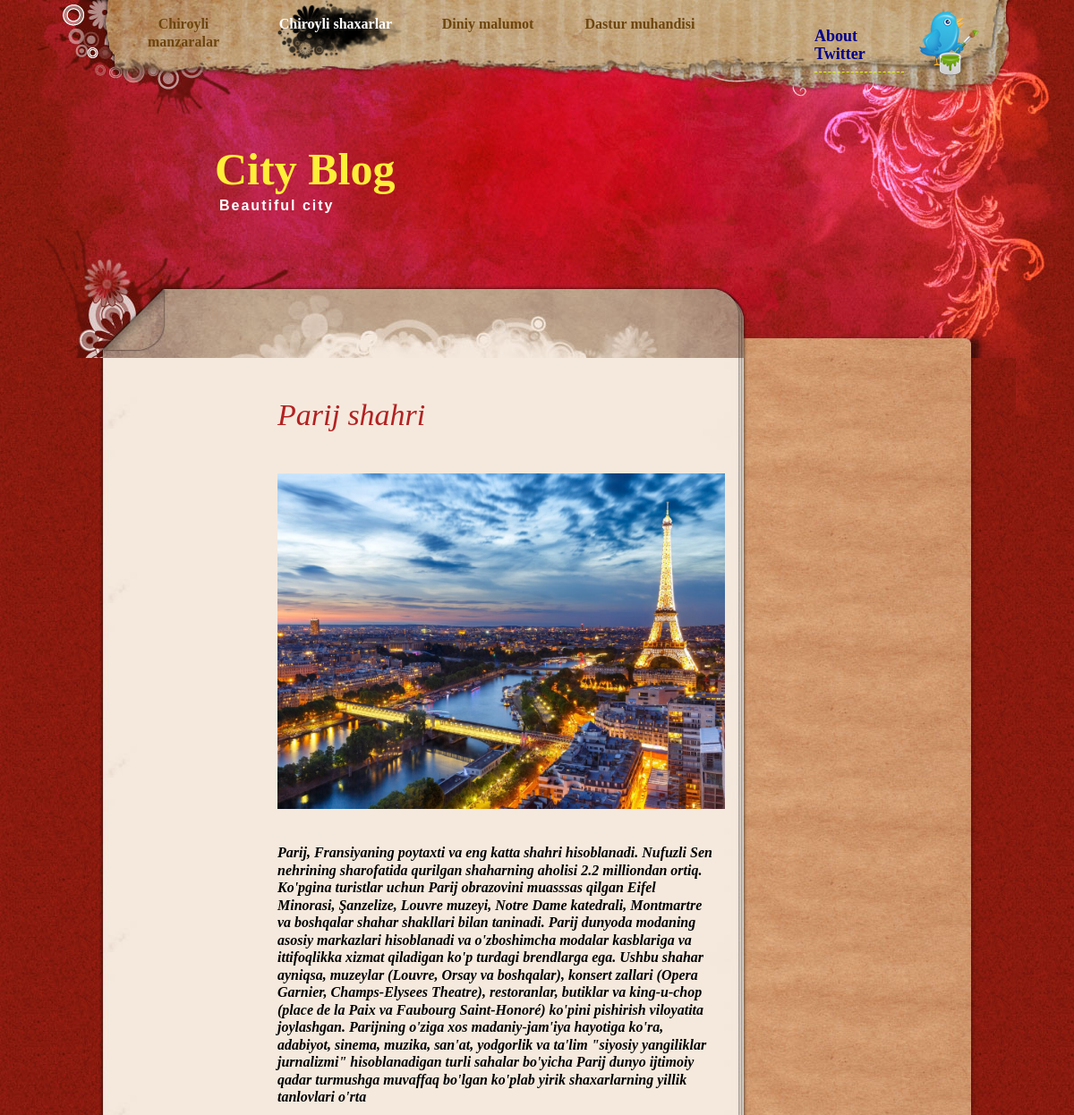
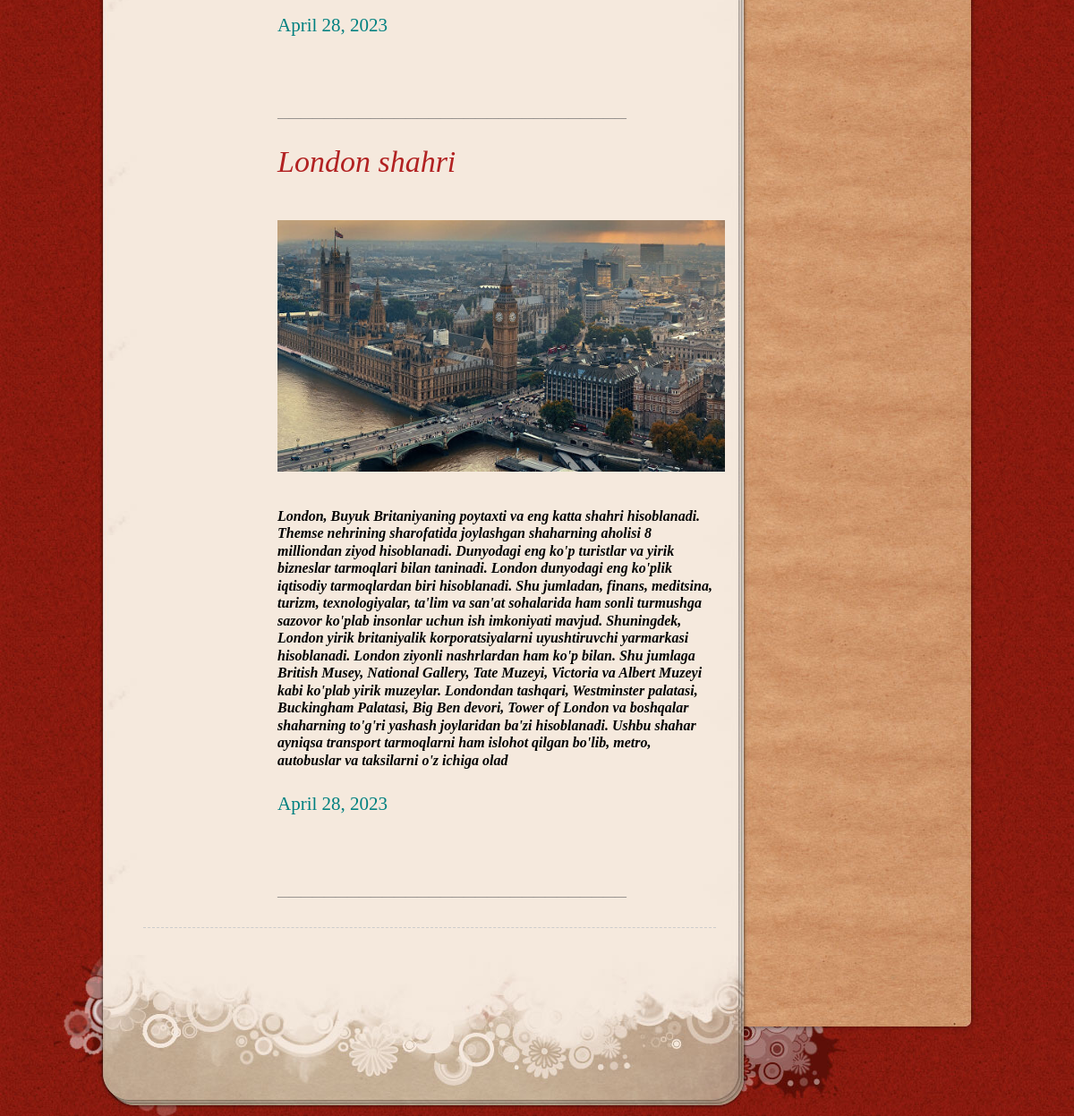
/shaxar/, run on the app's committed database (2 pictures, top to bottom).
### Blog/models.py (models this page shows, shortened)
class Shaxar(models.Model):
    nom = models.CharField(max_length=50)
    rasm = models.FileField()
    matn = models.CharField(max_length=1000)
    sana = models.DateField(auto_now_add=True)

### Blog/views.py (the view)
# urls.py: path('shaxar/', Portfolio.as_view()),
class Portfolio(View):
    def get(self,request):
        data = {"shaxar":Shaxar.objects.all()}
        return render(request,'portfolio.html',data)

### templates/portfolio.html (shortened to what this page needs)
<!DOCTYPE html PUBLIC "-//W3C//DTD XHTML 1.0 Transitional//EN" "http://www.w3.org/TR/xhtml1/DTD/xhtml1-transitional.dtd">
<html xmlns="http://www.w3.org/1999/xhtml">
<head>
    {% load static %}
<link href="{% static 'templatemo_style.css' %}" rel="stylesheet" type="text/css" />
<link href="{% static 'css_pirobox/white/style.css' %}" media="screen" title="shadow" rel="stylesheet" type="text/css" />
</head>
<body>
<div id="templatemo_top_wrapper">
	<div id="templatemo_top">
        <div id="templatemo_menu">
            <ul>
                <li><a href="/">Chiroyli manzaralar</a></li>
                <li><a href="/shaxar/" class="current">Chiroyli shaxarlar</a></li>
                <li><a href="/din/">Diniy malumot</a></li>
                <li><a href="/muhandis/">Dastur muhandisi</a></li>
            </ul>
        </div>
        <div id="twitter">
            <a href="https://twitter.com/xayrullajonov"><h4 style="color:DarkBlue;"><br>About Twitter</h4></a>
        </div>
  </div>
</div>
<div id="templatemo_header_wrapper">
	<div id="templatemo_header">
    	<div id="site_title">
            <h1><a href="http://www.templatemo.com" target="_parent"><strong>City Blog</strong><span>Beautiful city</span></a></h1>
        </div>
    </div>
</div>
<div id="templatemo_main_wrapper">
	<div id="templatemo_main">
		<div id="templatemo_main_top">
        	<div id="templatemo_content">
    		<div class="post_section">
<div class="post_content">
    {% for i in shaxar %}
    <br>
    <br>
    <i><h2 style="color:FireBrick;">{{i.nom}}</h2></i>
        <br>
    <img src="{{i.rasm.url}}" width="500">
    <br>
    <h5><i style="color:Black;">{{i.matn}}</i></h5>
    <br>
    <h3 style="color:Teal;">{{i.sana}}</h3>
    <br>
    <br>
    <br>
    ____________________________________________________________
    {% endfor %}
</div>
            </div>
       	  </div>
            </div>
        </div>
    </div><div id="templatemo_main_bottom"></div>
</html>

### static/templatemo_style.css (style rules this page uses)
body { margin: 0px; padding: 0px; color: #666; font-family: Georgia, "Times New Roman", Times, serif; font-size: 13px; line-height:1.5em; background-color: #821764; background-image: url(images/templatemo_body.jpg); background-repeat: repeat; }
a, a:link, a:visited { color: #8d1b0f; }
img { border: none; }
h1 { font-size: 40px; font-weight: bold; margin: 0 0 30px 0; padding: 5px 0; color: #000; }
h2 { font-size: 34px; font-weight: normal; line-height: 28px; margin: 0 0 30px 0; padding: 0; color: #4b0f09; }
h3 { font-size: 21px; font-weight: normal; margin: 0 0 20px 0; padding: 0; padding: 0; color: #1da3e9; }
h4 { font-size: 18px; margin: 0 0 20px 0; padding: 0 0 10px 0; color: #e4ff00; border-bottom: 1px dashed #e4ff00; }
h5 { font-size: 16px; margin: 0 0 10px 0; padding: 0; color: #1da3e9; }
#templatemo_top_wrapper { width: 100%; height: 100px; background:url(images/templatemo_menu.jpg) no-repeat top center; }
#templatemo_top { width: 970px; height: 100px; margin: 0 auto; padding: 0 30px 0 80px; background: url(images/templatemo_menu.jpg) no-repeat top center; }
#templatemo_menu { float: left; width: 700px; }
#templatemo_menu ul { margin: 0; padding: 0; list-style: none; }
#templatemo_menu ul li { padding: 0px; margin: 0px; display: inline; }
#templatemo_menu ul li a { float: left; display: block; width: 130px; height: 50px; padding: 17px 10px 0 0; margin: 0 30px 0 0 ; font-size: 16px; text-align: center; text-decoration: none; color: #6d450f; font-weight: bold; outline: none; }
#templatemo_menu ul li a:hover, #templatemo_menu ul li .current { color: #fff; background: url(images/templatemo_menu_hover.png) }
#templatemo_top #twitter a { float: right; display: block; width: 100px; height: 80px; padding: 10px 100px 0 0; font-weight: bold; color: #382512; line-height: 20px; text-decoration: none; background: url(images/4.png) no-repeat top right; }
#templatemo_header_wrapper { clear: both; width: 100%; height: 300px; background: url(images/templatemo_header.jpg) no-repeat top center; }
#templatemo_header { width: 920px; height: 250px; margin: 0 auto; padding: 50px 80px 0 80px; background: url(images/templatemo_header.jpg) no-repeat top center; }
#templatemo_header #site_title { float: left; width: 500px; padding-top: 30px; padding-left: 100px; }
#templatemo_header #site_title h1 { margin: 0; padding: 0; color: #fff; }
#templatemo_header #site_title h1 a { margin: 0px; padding: 0px; font-size: 50px; color: #ffef38; font-weight: normal; text-decoration: none; }
#templatemo_header #site_title a span { display: block; font-size: 16px; color: #FFFFFF; font-family: Arial, Helvetica, sans-serif; font-weight: bold; letter-spacing: 2px; margin-top: 20px; margin-left: 5px; }
#templatemo_main_wrapper { width: 100%; background: url(images/templatemo_main.jpg) no-repeat top center; }
#templatemo_main { width: 1080px; margin: 0 auto; background:url(images/templatemo_content.jpg) center repeat-y; }
#templatemo_main_top { width: 1080px; background: url(images/templatemo_main.jpg) no-repeat center top; }
#templatemo_main_bottom { width: 1080px; height: 180px; margin: 0 auto; background: url(images/templatemo_main_bottom.jpg) no-repeat center top; }
#templatemo_content { float: left; width: 640px; margin: 0 0 0 100px; }
.post_section { clear: both; padding-bottom: 30px; border-bottom: 1px dashed #CCC; margin-bottom: 30px; }
.post_section .post_content { float: right; width: 490px; }
.post_section h2 { margin: 0; padding: 10px 0 10px 0; line-height: 30px; }
.post_section img { clear: both; display: block; margin: 20px 0; }

### data on the page
Shaxar: nom "Parij shahri", rasm (picture), matn "Parij, Fransiyaning poytaxti va eng katta shahri hisoblanadi. Nufuzli Sen nehrining sharofatida qurilgan shaharning aholisi 2.2 milliondan ortiq. Ko'pgina turistlar uchun Parij obrazovini muasssas qilgan Eifel Minorasi, Şanzelize, Louvre muzeyi, Notre Dame katedrali, Montmartre va boshqalar shahar shakllari bilan taninadi. Parij dunyoda modaning asosiy markazlari hisoblanadi va o'zboshimcha modalar kasblariga va ittifoqlikka xizmat qiladigan ko'p turdagi brendlarga ega. Ushbu shahar ayniqsa, muzeylar (Louvre, Orsay va boshqalar), konsert zallari (Opera Garnier, Champs-Elysees Theatre), restoranlar, butiklar va king-u-chop (place de la Paix va Faubourg Saint-Honoré) ko'pini pishirish…", sana "April 28, 2023"
Shaxar: nom "London shahri", rasm (picture), matn "London, Buyuk Britaniyaning poytaxti va eng katta shahri hisoblanadi. Themse nehrining sharofatida joylashgan shaharning aholisi 8 milliondan ziyod hisoblanadi. Dunyodagi eng ko'p turistlar va yirik bizneslar tarmoqlari bilan taninadi. London dunyodagi eng ko'plik iqtisodiy tarmoqlardan biri hisoblanadi. Shu jumladan, finans, meditsina, turizm, texnologiyalar, ta'lim va san'at sohalarida ham sonli turmushga sazovor ko'plab insonlar uchun ish imkoniyati mavjud. Shuningdek, London yirik britaniyalik korporatsiyalarni uyushtiruvchi yarmarkasi hisoblanadi. London ziyonli nashrlardan ham ko'p bilan. Shu jumlaga British Musey, National Gallery, Tate Muzeyi, Victoria va Albert Muzeyi kabi ko'plab…", sana "April 28, 2023"
